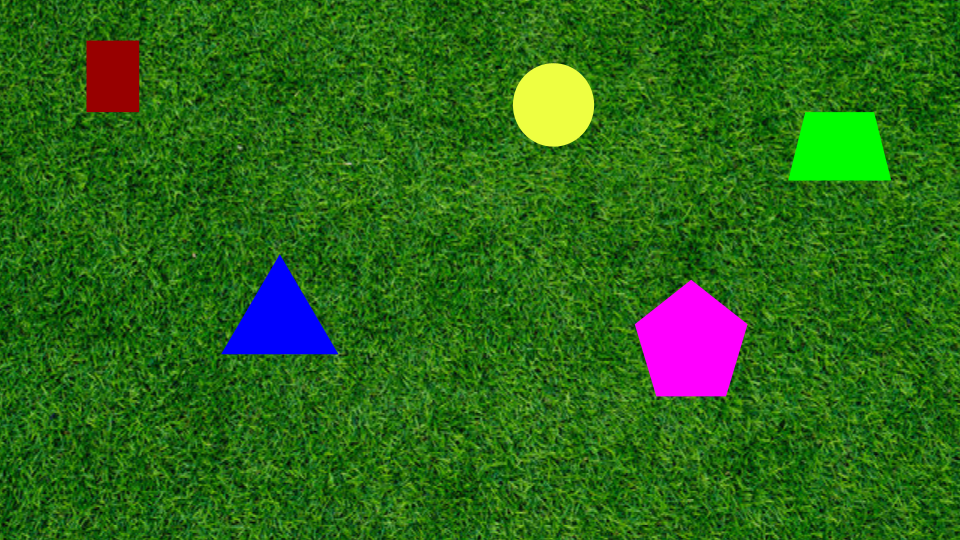
#> input picture Static24.png, 960 x 540 px, given in place of DynamicHard24.mp4, which was not available
$ python mainHard.py
#> lines starting #> are read from the running program, lines starting #| are printed output that depends on the picture; after the words box and inside, x2 and y2 are one past the last pixel; in counts of white or black regions, pixels touching at a corner belong together; pictures that were not available may be replaced by others from this repository, and a replacement may not be noted
import cv2
import numpy as np
import os
import time
from tqdm import tqdm

def process_video_for_shapes_and_steps(input_video_path, output_folder):
    # --- 1. Ensure the output folder exists ---
#> called with input_video_path = 'DynamicHard24.mp4', output_folder = 'testruns_multistep'
    try:
        if not os.path.exists(output_folder):
            os.makedirs(output_folder, exist_ok=True) # exist_ok=True prevents error if folder already exists
        print(f"Output folder '{output_folder}' ensured.")
    except Exception as e:
        print(f"Error creating output folder '{output_folder}': {e}")
        return # Exit if folder cannot be created

    cap = cv2.VideoCapture(input_video_path)

    # --- 2. Check if video was opened successfully ---
    if not cap.isOpened():
        print(f"Error: Could not open input video '{input_video_path}'. Please check the path and file integrity.")
        return

    # Get video properties
    frame_width = int(cap.get(cv2.CAP_PROP_FRAME_WIDTH))
    frame_height = int(cap.get(cv2.CAP_PROP_FRAME_HEIGHT))
    fps = cap.get(cv2.CAP_PROP_FPS)
    frame_count = int(cap.get(cv2.CAP_PROP_FRAME_COUNT))

    if frame_count <= 0:
        print(f"Warning: Input video '{input_video_path}' has 0 or negative frames. No processing will occur.")
        cap.release()
        return

    print(f"Input Video Properties: {frame_count} frames, {fps:.2f} FPS, {frame_width}x{frame_height} resolution.")

    # Define the codec
    fourcc = cv2.VideoWriter_fourcc(*'mp4v')

    # --- 3. Define all video steps and their properties ---
    video_writers = {}
    steps_config = {
        "original": {"filename": "original_video.mp4", "is_color": True},
        "canny": {"filename": "canny_edges.mp4", "is_color": False}, # Expects 1-channel
        "dilated_eroded_inverted": {"filename": "dilated_eroded_inverted.mp4", "is_color": False}, # Expects 1-channel
        "final_shapes": {"filename": "final_shapes_detected.mp4", "is_color": True}
    }

    # --- 4. Initialize all video writers ---
    print("Initializing video writers...")
    all_writers_opened = True
    for step_name, config in steps_config.items():
        output_path = os.path.join(output_folder, config["filename"])

        # Ensure dimensions match the input video
        writer = cv2.VideoWriter(output_path, fourcc, fps, (frame_width, frame_height), isColor=config["is_color"])

        if not writer.isOpened():
            print(f"CRITICAL ERROR: Could not open video writer for '{step_name}' at '{output_path}'.")
            print("This could be due to an unsupported codec, invalid path, or missing write permissions.")
            all_writers_opened = False
            break # Stop if any writer fails to open
        else:
            print(f"Writer '{step_name}' opened successfully at '{output_path}'.")
            video_writers[step_name] = writer

    if not all_writers_opened:
        for writer_key in video_writers:
            if video_writers[writer_key].isOpened():
                video_writers[writer_key].release()
        cap.release()
        print("Aborting due to critical video writer error.")
        return

    print(f"Processing '{input_video_path}' with {frame_count} frames at {fps:.2f} FPS...")
    start_time = time.time()

    # Define colors for final shapes step (BGR format)
    red = (143, 45, 86)
    white = (211, 213, 212)
    green_contour = (0, 255, 0)
    blue_center = (255, 0, 0)
    blue_text = (1, 22, 56)

    # --- 5. Main Frame Processing Loop ---
    for frame_idx in tqdm(range(frame_count), desc="Processing frames"):
        ret, frame = cap.read()
        if not ret:
            print(f"Warning: Reached end of video early at frame {frame_idx}.")
            break

        # Write original frame (is_color=True, so it's 3-channel BGR)
        if "original" in video_writers:
            video_writers["original"].write(frame)

        # 1. Canny Edge Detection
        edges = cv2.Canny(frame, 0, 50, apertureSize=3)
        if "canny" in video_writers:
            # Writer was initialized with isColor=False, so write the 1-channel grayscale image directly
            video_writers["canny"].write(edges)

        # 2. Dilate, erode, and invert
        kernel = np.ones((15, 15), np.uint8)
        dilated_img = cv2.dilate(edges, kernel, iterations=3)
        eroded = cv2.erode(dilated_img, kernel, iterations=1)
        inverted_img = cv2.bitwise_not(eroded)
        if "dilated_eroded_inverted" in video_writers:
            # Writer was initialized with isColor=False, so write the 1-channel grayscale image directly
            video_writers["dilated_eroded_inverted"].write(inverted_img)

        # 3. Contour detection and filtering (Final Shapes)
        contours, _ = cv2.findContours(inverted_img, cv2.RETR_LIST, cv2.CHAIN_APPROX_SIMPLE)

        output_frame = np.zeros_like(frame) # Start with a black canvas for the final shapes (3-channel BGR)

        area_threshold = 1000

        for i, contour in enumerate(contours):
            area = cv2.contourArea(contour)
            if area > area_threshold:
                cv2.drawContours(output_frame, [contour], -1, (255, 255, 255), thickness=cv2.FILLED)

                perimeter = cv2.arcLength(contour, True)
                epsilon = 0.01 * perimeter
                approx = cv2.approxPolyDP(contour, epsilon, True)

                cv2.drawContours(output_frame, [approx], 0, green_contour, 2)

                M = cv2.moments(approx)
                if M["m00"] != 0:
                    cX = int(M["m10"] / M["m00"])
                    cY = int(M["m01"] / M["m00"])
                    cv2.circle(output_frame, (cX, cY), 5, blue_center, -1)

                    cv2.putText(output_frame, f"Shape {i+1}", (cX + 10, cY + 10), cv2.FONT_HERSHEY_SIMPLEX, 0.5, red, 3)
                    cv2.putText(output_frame, f"Shape {i+1}", (cX + 10, cY + 10), cv2.FONT_HERSHEY_SIMPLEX, 0.5, white, 1)

                    cv2.putText(output_frame, f"({cX}, {cY})", (cX - 40, cY + 60), cv2.FONT_HERSHEY_SIMPLEX, 0.5, blue_text, 3)
                    cv2.putText(output_frame, f"({cX}, {cY})", (cX - 40, cY + 60), cv2.FONT_HERSHEY_SIMPLEX, 0.5, white, 1)

        # Writer was initialized with isColor=True, so write the 3-channel BGR output_frame
        if "final_shapes" in video_writers:
            video_writers["final_shapes"].write(output_frame)
#> this loop made 1 pass
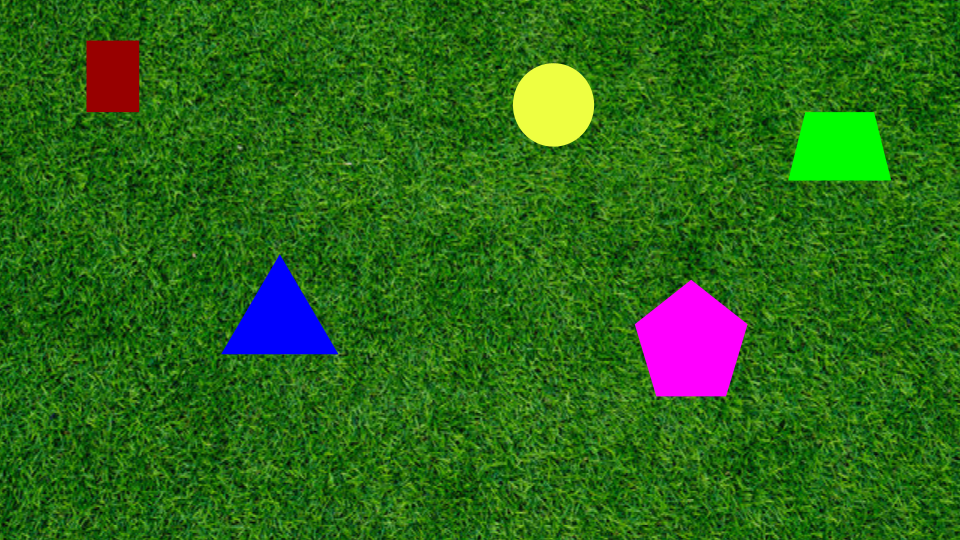
#> input picture Static24.png, 960 x 540 px, given in place of DynamicHard24.mp4, which was not available
#> pass 1, in process_video_for_shapes_and_steps, `edges = cv2.Canny(frame, 0, 50, apertureSize=3)`:
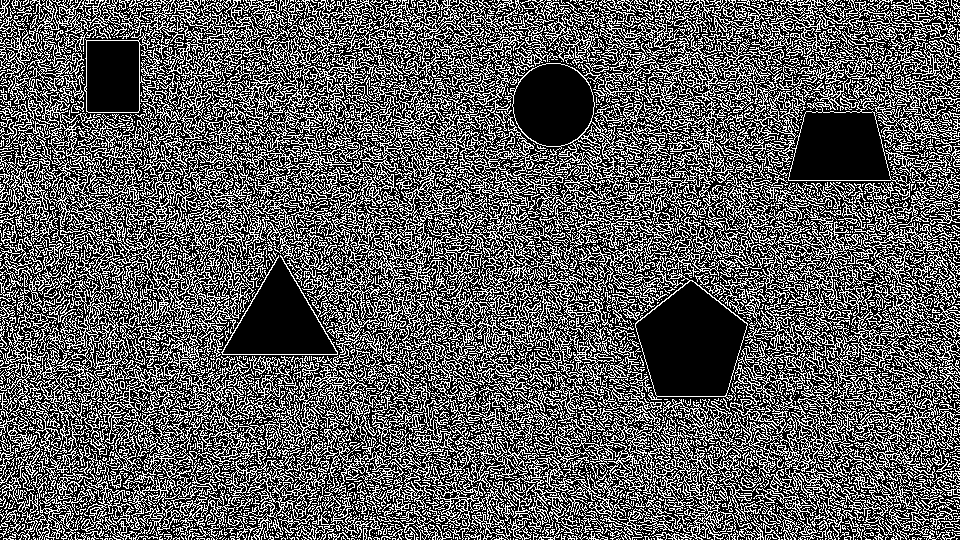
#> edges: shape (540, 960); 35.9% white in thin lines or dots
#> pass 1, in process_video_for_shapes_and_steps, `dilated_img = cv2.dilate(edges, kernel, iterations=3)`:
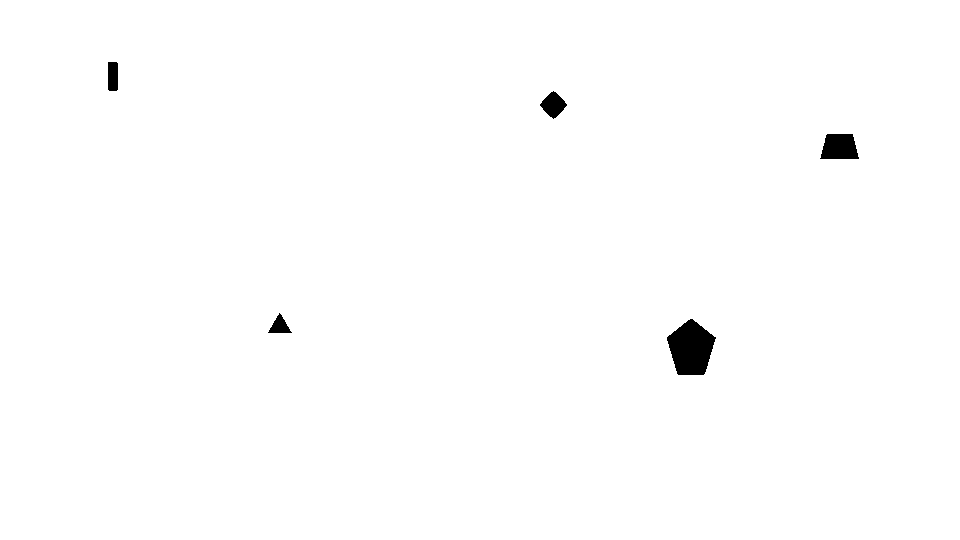
#> dilated_img: shape (540, 960); 99.3% white; 5 black regions, box (x1, y1, x2, y2) and area: (667, 319, 716, 375) 1900, (820, 134, 859, 159) 811, (540, 91, 567, 119) 429, (108, 62, 118, 91) 287, (268, 313, 292, 333) 248
#> pass 1, in process_video_for_shapes_and_steps, `eroded = cv2.erode(dilated_img, kernel, iterations=1)`:
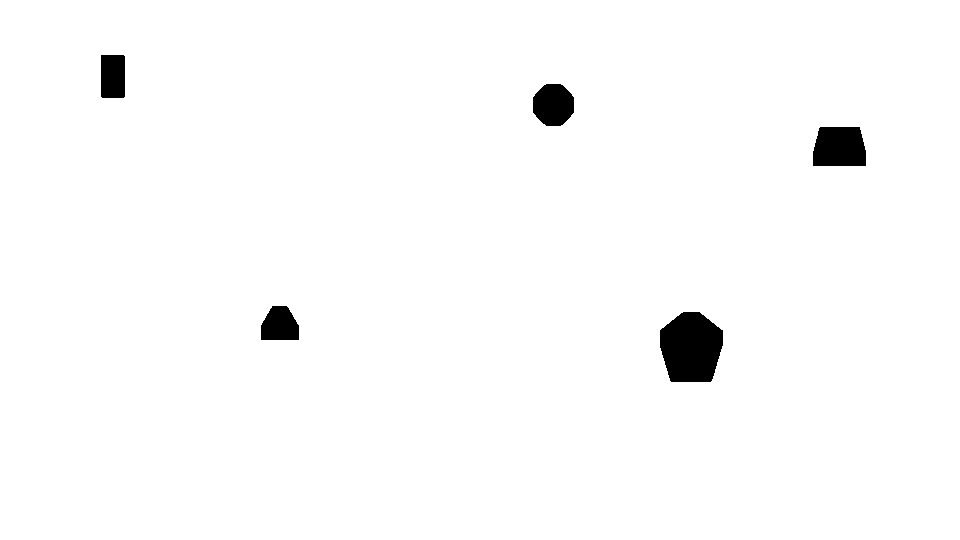
#> eroded: shape (540, 960); 98.3% white; 5 black regions, box (x1, y1, x2, y2) and area: (660, 312, 723, 382) 3566, (813, 127, 866, 166) 1903, (533, 84, 574, 126) 1395, (261, 306, 299, 340) 1060, (101, 55, 125, 98) 1029
#> frame is the input picture: shape (540, 960, 3); mean B, G, R 24.5, 104.6, 44
#> after the loop:
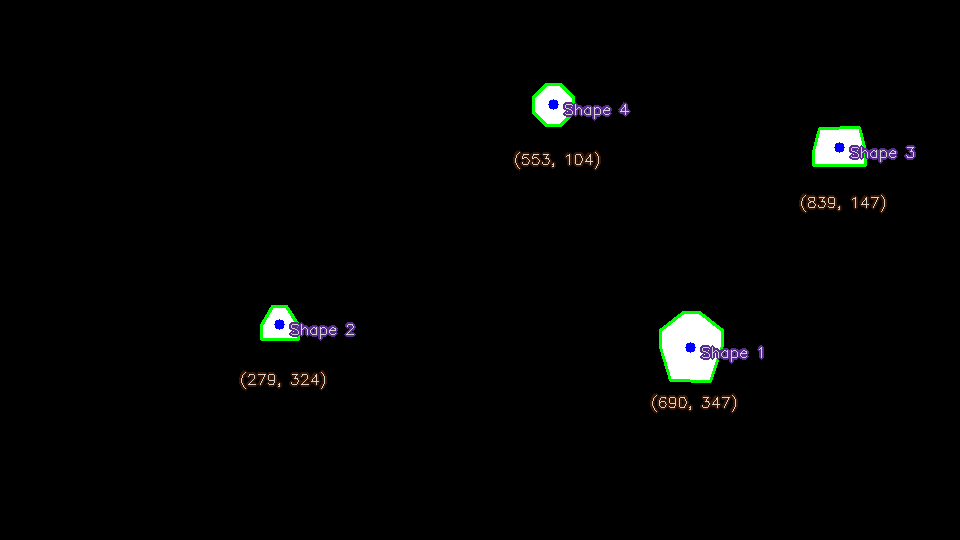
#> output_frame: shape (540, 960, 3); mean B, G, R 4.1, 4.5, 4

    # --- 6. Release all resources ---
    cap.release()
    for step_name, writer in video_writers.items():
        if writer.isOpened():
            writer.release()
            print(f"Writer '{step_name}' released.")
        else:
            print(f"Writer '{step_name}' was not opened or already released.")

    total_time = time.time() - start_time
    print(f"\n✅ Processing complete. Output videos saved to '{output_folder}'")
    print(f"🕒 Total processing time: {total_time:.2f} seconds")

# Example Usage
input_video = 'DynamicHard24.mp4'
output_base_folder = 'testruns_multistep'

process_video_for_shapes_and_steps(input_video, output_base_folder)
